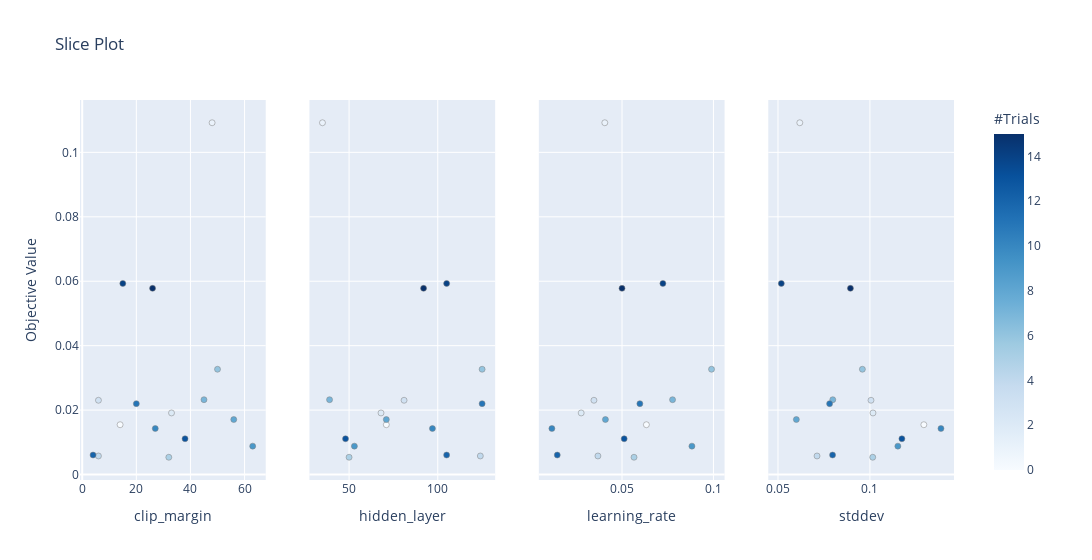

The notebook cell this image was saved under:
### Code cell
optuna.visualization.plot_slice(study_1)

### Figure 1 — Plotly figure (JSON) as saved in the notebook; plotly's stock layout.template omitted (floating-point values rounded to 4 significant figures)
{"data": [{"marker": {"color": [0, 1, 2, 3, 4, 5, 6, 7, 8, 9, 10, 11, 12, 13, 14, 15], "colorbar": {"title": {"text": "#Trials"}, "x": 1, "xpad": 40}, "colorscale": [[0, "rgb(247,251,255)"], [0.125, "rgb(222,235,247)"], [0.25, "rgb(198,219,239)"], [0.375, "rgb(158,202,225)"], [0.5, "rgb(107,174,214)"], [0.625, "rgb(66,146,198)"], [0.75, "rgb(33,113,181)"], [0.875, "rgb(8,81,156)"], [1, "rgb(8,48,107)"]], "line": {"color": "Grey", "width": 0.5}, "showscale": true}, "mode": "markers", "showlegend": false, "type": "scatter", "x": [14, 48, 33, 6, 6, 32, 50, 45, 56, 63, 27, 20, 4, 38, 15, 26], "xaxis": "x", "y": [0.01546, 0.1092, 0.01912, 0.02305, 0.005761, 0.005366, 0.03268, 0.02323, 0.01708, 0.008819, 0.01429, 0.022, 0.006055, 0.01111, 0.05931, 0.0578], "yaxis": "y"}, {"marker": {"color": [0, 1, 2, 3, 4, 5, 6, 7, 8, 9, 10, 11, 12, 13, 14, 15], "colorbar": {"title": {"text": "#Trials"}, "x": 1, "xpad": 40}, "colorscale": [[0, "rgb(247,251,255)"], [0.125, "rgb(222,235,247)"], [0.25, "rgb(198,219,239)"], [0.375, "rgb(158,202,225)"], [0.5, "rgb(107,174,214)"], [0.625, "rgb(66,146,198)"], [0.75, "rgb(33,113,181)"], [0.875, "rgb(8,81,156)"], [1, "rgb(8,48,107)"]], "line": {"color": "Grey", "width": 0.5}, "showscale": false}, "mode": "markers", "showlegend": false, "type": "scatter", "x": [71, 35, 68, 81, 124, 50, 125, 39, 71, 53, 97, 125, 105, 48, 105, 92], "xaxis": "x2", "y": [0.01546, 0.1092, 0.01912, 0.02305, 0.005761, 0.005366, 0.03268, 0.02323, 0.01708, 0.008819, 0.01429, 0.022, 0.006055, 0.01111, 0.05931, 0.0578], "yaxis": "y2"}, {"marker": {"color": [0, 1, 2, 3, 4, 5, 6, 7, 8, 9, 10, 11, 12, 13, 14, 15], "colorbar": {"title": {"text": "#Trials"}, "x": 1, "xpad": 40}, "colorscale": [[0, "rgb(247,251,255)"], [0.125, "rgb(222,235,247)"], [0.25, "rgb(198,219,239)"], [0.375, "rgb(158,202,225)"], [0.5, "rgb(107,174,214)"], [0.625, "rgb(66,146,198)"], [0.75, "rgb(33,113,181)"], [0.875, "rgb(8,81,156)"], [1, "rgb(8,48,107)"]], "line": {"color": "Grey", "width": 0.5}, "showscale": false}, "mode": "markers", "showlegend": false, "type": "scatter", "x": [0.06333, 0.0406, 0.02768, 0.03467, 0.03684, 0.05658, 0.09895, 0.07764, 0.04094, 0.08823, 0.01167, 0.05977, 0.0146, 0.05119, 0.07236, 0.05], "xaxis": "x3", "y": [0.01546, 0.1092, 0.01912, 0.02305, 0.005761, 0.005366, 0.03268, 0.02323, 0.01708, 0.008819, 0.01429, 0.022, 0.006055, 0.01111, 0.05931, 0.0578], "yaxis": "y3"}, {"marker": {"color": [0, 1, 2, 3, 4, 5, 6, 7, 8, 9, 10, 11, 12, 13, 14, 15], "colorbar": {"title": {"text": "#Trials"}, "x": 1, "xpad": 40}, "colorscale": [[0, "rgb(247,251,255)"], [0.125, "rgb(222,235,247)"], [0.25, "rgb(198,219,239)"], [0.375, "rgb(158,202,225)"], [0.5, "rgb(107,174,214)"], [0.625, "rgb(66,146,198)"], [0.75, "rgb(33,113,181)"], [0.875, "rgb(8,81,156)"], [1, "rgb(8,48,107)"]], "line": {"color": "Grey", "width": 0.5}, "showscale": false}, "mode": "markers", "showlegend": false, "type": "scatter", "x": [0.1293, 0.06186, 0.1017, 0.1006, 0.07124, 0.1015, 0.0959, 0.0798, 0.05999, 0.1152, 0.1386, 0.07807, 0.07969, 0.1174, 0.0518, 0.0894], "xaxis": "x4", "y": [0.01546, 0.1092, 0.01912, 0.02305, 0.005761, 0.005366, 0.03268, 0.02323, 0.01708, 0.008819, 0.01429, 0.022, 0.006055, 0.01111, 0.05931, 0.0578], "yaxis": "y4"}], "layout": {"title": {"text": "Slice Plot"}, "width": 1200, "xaxis": {"anchor": "y", "domain": [0, 0.2125], "title": {"text": "clip_margin"}}, "xaxis2": {"anchor": "y2", "domain": [0.2625, 0.475], "title": {"text": "hidden_layer"}}, "xaxis3": {"anchor": "y3", "domain": [0.525, 0.7375], "title": {"text": "learning_rate"}}, "xaxis4": {"anchor": "y4", "domain": [0.7875, 1], "title": {"text": "stddev"}}, "yaxis": {"anchor": "x", "domain": [0, 1], "title": {"text": "Objective Value"}}, "yaxis2": {"anchor": "x2", "domain": [0, 1], "matches": "y", "showticklabels": false}, "yaxis3": {"anchor": "x3", "domain": [0, 1], "matches": "y", "showticklabels": false}, "yaxis4": {"anchor": "x4", "domain": [0, 1], "matches": "y", "showticklabels": false}}}
